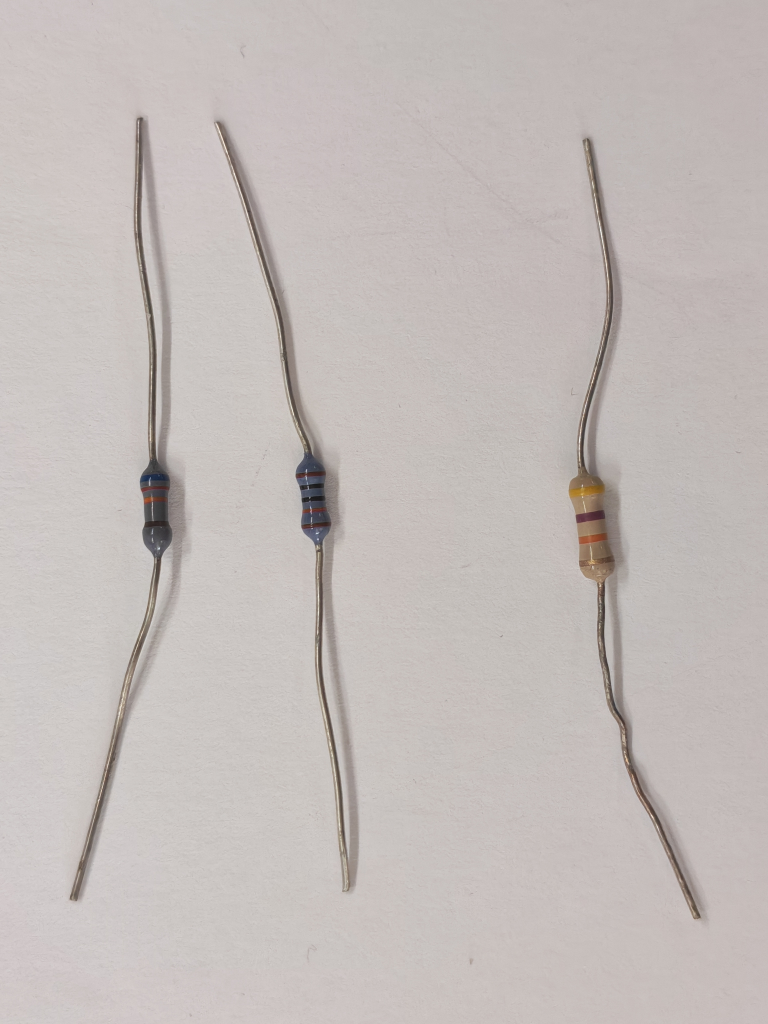
#> input picture Resistor Dataset/IMG_20261021_165521_edit_481341686314714.jpg, 3072 x 4096 px (shown at 1/4 size); its folder holds only this picture in this run
$ python processing.py
#> lines starting #> are read from the running program, lines starting #| are printed output that depends on the picture; after the words box and inside, x2 and y2 are one past the last pixel; in counts of white or black regions, pixels touching at a corner belong together
"""
Machine Vision (UFMFRR-15-M) - Group Portfolio Project
Part 1: Classical Image Processing Front-End for YOLO

Primary Contributor: Jakub Wrzyszcz
"""

import os
import glob
import cv2
import numpy as np
import matplotlib.pyplot as plt


# ==============================================================================
# CONFIGURATION TOGGLE
# ==============================================================================
# False -> saves unenhanced crops to output/resistor_crops_raw/ (annotate these + baseline run)
# True  -> saves CLAHE/sharpened crops to output/resistor_crops_enhanced/ (enhanced ablation run)
ENHANCE_ON = False


def list_images(folder):
    """Returns a sorted list of all JPG/JPEG/PNG image paths in a folder."""
    exts = ("*.jpg", "*.jpeg", "*.png", "*.JPG", "*.JPEG", "*.PNG")
    paths = []
    for ext in exts:
        paths.extend(glob.glob(os.path.join(folder, ext)))
    return sorted(set(paths))


def clear_folder(folder):
    """Creates a folder if needed and clears existing image files inside it."""
    os.makedirs(folder, exist_ok=True)
    for old in list_images(folder):
        try:
            os.remove(old)
        except OSError:
            pass


def load_image(img_path, max_dim=1280):
    """Loads a BGR image (OpenCV & Ultralytics YOLO native format) and optionally caps max dimension."""
    bgr = cv2.imread(img_path)
    if bgr is None:
        raise FileNotFoundError(f"Could not load image: {img_path}")
    if max_dim is not None:
        h, w = bgr.shape[:2]
        if max(h, w) > max_dim:
            scale = float(max_dim) / float(max(h, w))
            bgr = cv2.resize(bgr, (int(w * scale), int(h * scale)), interpolation=cv2.INTER_AREA)
    return bgr


# ==============================================================================
# STAGE 1: SHARED PREPROCESSING (APPLES & RESISTORS)
# ==============================================================================

def preprocess_image(bgr_img, mode="apple"):
    """
    Normalizes lighting via LAB L-channel CLAHE and suppresses noise without shifting Hue.
    Returns a BGR image of the exact same dimensions, ready directly for YOLO.
    """
    clahe_clip = 2.5 if mode == "apple" else 2.0

    # 1. Equalize luminance (L) only so apple and resistor band colours stay accurate
    lab = cv2.cvtColor(bgr_img, cv2.COLOR_BGR2LAB)
    l_chan, a_chan, b_chan = cv2.split(lab)
    l_eq = cv2.createCLAHE(clipLimit=clahe_clip, tileGridSize=(8, 8)).apply(l_chan)
    eq_bgr = cv2.cvtColor(cv2.merge([l_eq, a_chan, b_chan]), cv2.COLOR_LAB2BGR)

    # 2. Light 3x3 median + Gaussian filtering removes specular/sensor noise without blurring bands
    denoised = cv2.medianBlur(eq_bgr, 3)
    clean_bgr = cv2.GaussianBlur(denoised, (3, 3), 0.8)
    return clean_bgr


# ==============================================================================
# STAGE 2: RESISTOR BODY ISOLATION, ALIGNMENT & BAND-CONTRAST ENHANCEMENT
# ==============================================================================

# [21 lines left out: function enhance_resistor_crop, not called in this run]


def extract_resistor_bodies(bgr_img, enhance=ENHANCE_ON, raw_bgr=None):
    """
    Isolates each resistor's ceramic body, removes wire leads via Morphological Opening,
    rotates each body horizontally, and optionally enhances band contrast for YOLO.
    If enhance=False and raw_bgr is provided, crops are sliced from raw_bgr using the
    exact same mask/angle so pixel coordinates remain identical across both runs.
    """
    h_img, w_img = bgr_img.shape[:2]
    lab = cv2.cvtColor(bgr_img, cv2.COLOR_BGR2LAB)
    l_f, a_f, b_f = [c.astype(np.float32) for c in cv2.split(lab)]

    # 1. Estimate smooth local background with a wide effective window (~250px)
    #    so close-up resistor bodies are never absorbed into the median background
    small = cv2.resize(lab, (max(32, w_img // 8), max(32, h_img // 8)), interpolation=cv2.INTER_AREA)
    bg_lab = cv2.resize(cv2.medianBlur(small, 31), (w_img, h_img), interpolation=cv2.INTER_LINEAR).astype(np.float32)

    # 2. Separate ceramic bodies from paper, soft wire shadows, and silver leads
    dL = np.maximum(bg_lab[:, :, 0] - l_f, 0.0)
    dC = np.sqrt((a_f - bg_lab[:, :, 1]) ** 2 + (b_f - bg_lab[:, :, 2]) ** 2)

    # Dark bodies (dL >= 60), vivid bodies (dC >= 14), or medium tan/olive bodies on warm desks
    raw_bin = (((dL >= 60.0) | (dC >= 14.0) | ((dL >= 35.0) & (dC >= 7.0))).astype(np.uint8)) * 255
    raw_bin = cv2.morphologyEx(raw_bin, cv2.MORPH_CLOSE, cv2.getStructuringElement(cv2.MORPH_ELLIPSE, (5, 5)))

    # 3. Amputate thin wire leads first, then bridge any narrow ceramic waist
    raw_cnts, _ = cv2.findContours(raw_bin, cv2.RETR_EXTERNAL, cv2.CHAIN_APPROX_SIMPLE)
    body_mask = np.zeros_like(raw_bin)
    candidates = []

    for c in raw_cnts:
        if cv2.contourArea(c) < 350:
            continue
        comp = np.zeros_like(raw_bin)
        cv2.drawContours(comp, [c], -1, 255, thickness=cv2.FILLED)

        max_d = float(cv2.distanceTransform(comp, cv2.DIST_L2, 5).max())
        if max_d < 7.0:
            continue

        # Scale both lead-amputation opening and waist-bridging closing to this resistor's zoom level
        r_open = max(5, int(0.55 * max_d))
        k_open = cv2.getStructuringElement(cv2.MORPH_ELLIPSE, (2 * r_open + 1, 2 * r_open + 1))
        k_bridge_sz = max(11, int(1.1 * max_d)) | 1
        k_bridge = cv2.getStructuringElement(cv2.MORPH_ELLIPSE, (k_bridge_sz, k_bridge_sz))

        body = cv2.morphologyEx(cv2.morphologyEx(comp, cv2.MORPH_OPEN, k_open), cv2.MORPH_CLOSE, k_bridge)

        for bc in cv2.findContours(body, cv2.RETR_EXTERNAL, cv2.CHAIN_APPROX_SIMPLE)[0]:
            if cv2.contourArea(bc) < 300:
                continue

            rect = cv2.minAreaRect(bc)
            box = cv2.boxPoints(rect)
            e1, e2 = box[1] - box[0], box[2] - box[1]
            l1, l2 = float(np.linalg.norm(e1)), float(np.linalg.norm(e2))
            body_len, body_thick = max(l1, l2), min(l1, l2)
            aspect = body_len / (body_thick + 1e-6)

            if body_len < 30 or body_thick < 14 or not (1.4 <= aspect <= 4.5):
                continue

            long_vec = e1 if l1 >= l2 else e2
            candidates.append((bc, rect, body_len, body_thick, long_vec))

    if not candidates:
        return [], [], body_mask

    # 4. Reject disconnected thin wire stubs (< 50% of the thickest ceramic body in the frame)
    max_thick = max(item[3] for item in candidates)
    src_for_crop = raw_bgr if (not enhance and raw_bgr is not None) else bgr_img
    crops, bboxes = [], []

    for bc, rect, body_len, body_thick, long_vec in candidates:
        if body_thick < 0.50 * max_thick:
            continue

        angle = float(np.degrees(np.arctan2(long_vec[1], long_vec[0])))
        angle = angle - 180.0 if angle > 90.0 else (angle + 180.0 if angle < -90.0 else angle)

        cx, cy = rect[0]
        M_rot = cv2.getRotationMatrix2D((cx, cy), angle, 1.0)
        rot_bgr = cv2.warpAffine(src_for_crop, M_rot, (w_img, h_img), borderMode=cv2.BORDER_REPLICATE)

        x1, x2 = int(max(0, cx - body_len * 0.58)), int(min(w_img, cx + body_len * 0.58))
        y1, y2 = int(max(0, cy - body_thick * 0.75)), int(min(h_img, cy + body_thick * 0.75))
        crop = rot_bgr[y1:y2, x1:x2]
        if crop.shape[0] >= 12 and crop.shape[1] >= 24:
            if enhance:
                crop = enhance_resistor_crop(crop)
            crops.append(crop)
            bboxes.append(list(cv2.boundingRect(bc)))
            cv2.drawContours(body_mask, [bc], -1, 255, thickness=cv2.FILLED)

    return crops, bboxes, body_mask


# ==============================================================================
# STAGE 3: UNIFIED YOLO OUTPUT COUNTER (APPLES & RESISTOR BANDS)
# ==============================================================================

# [21 lines left out: function count_yolo_detections, not called in this run]


# ==============================================================================
# BATCH DATASET PROCESSING & DIAGNOSTIC VISUALISATION
# ==============================================================================

def save_resistor_debug_figure(clean_bgr, mask, bboxes, out_path):
    """Saves a 3-panel resistor overview (Stage 1 | Ceramic Mask | Isolated Detections)."""
    clean_rgb = cv2.cvtColor(clean_bgr, cv2.COLOR_BGR2RGB)
    fig, axes = plt.subplots(1, 3, figsize=(16, 5))
    axes[0].imshow(clean_rgb); axes[0].set_title("(a) Stage 1 Preprocessed"); axes[0].axis("off")
    axes[1].imshow(mask, cmap="gray"); axes[1].set_title("(b) Stage 2 Ceramic Mask"); axes[1].axis("off")
    axes[2].imshow(clean_rgb); axes[2].set_title(f"(c) {len(bboxes)} Resistors Isolated for YOLO"); axes[2].axis("off")

    for i, (x, y, w, h) in enumerate(bboxes):
        axes[2].add_patch(plt.Rectangle((x, y), w, h, fill=False, edgecolor="cyan", linewidth=2))
        axes[2].text(
            x, max(12, y - 5), f"R{i}", color="yellow", fontweight="bold",
            bbox=dict(facecolor="black", alpha=0.6, pad=1.5),
        )

    plt.tight_layout()
    plt.savefig(out_path, dpi=180, bbox_inches="tight")
    plt.close(fig)


def batch_process_apples(src_dir="minneapple-1-1/train", dst_dir="output/processed_apples"):
    """Preprocesses all orchard images at original resolution (keeps YOLO labels aligned)."""
    clear_folder(dst_dir)
    img_paths = list_images(src_dir)
    for path in img_paths:
        raw = load_image(path, max_dim=None)
        clean = preprocess_image(raw, mode="apple")
        cv2.imwrite(os.path.join(dst_dir, os.path.basename(path)), clean)
    print(f"[Apples]    Saved {len(img_paths)} preprocessed images -> {dst_dir}/")
    return len(img_paths)


def batch_process_resistors(
    src_dir="Resistor Dataset",
    processed_dir="output/processed_resistors",
    crops_dir=None,
    debug_dir="output/debug_resistors",
    enhance=ENHANCE_ON,
    save_debug=True,
):
    """
    Preprocesses all multi-resistor photos, saves full processed images, extracts every
    resistor body crop (raw or enhanced depending on ENHANCE_ON), and optionally saves debug figures.
    """
    if crops_dir is None:
        crops_dir = "output/resistor_crops_enhanced" if enhance else "output/resistor_crops_raw"

    clear_folder(processed_dir)
    clear_folder(crops_dir)
    if save_debug:
        clear_folder(debug_dir)

    img_paths = list_images(src_dir)
    total_crops = 0

    for path in img_paths:
        fname = os.path.basename(path)
        stem = os.path.splitext(fname)[0]

        raw = load_image(path, max_dim=1280)
#> in load_image, bgr is the input picture: shape (4096, 3072, 3); mean B, G, R 185.5, 188.1, 195.2
        clean = preprocess_image(raw, mode="resistor")
#> in preprocess_image, `lab = cv2.cvtColor(bgr_img, cv2.COLOR_BGR2LAB)`: lab: shape (1280, 960, 3); mean of channels 0, 1, 2 195.8, 129.9, 130.3
        cv2.imwrite(os.path.join(processed_dir, fname), clean)

        crops, bboxes, mask = extract_resistor_bodies(clean, enhance=enhance, raw_bgr=raw)
#> in extract_resistor_bodies, `lab = cv2.cvtColor(bgr_img, cv2.COLOR_BGR2LAB)`: lab: shape (1280, 960, 3); mean of channels 0, 1, 2 193.6, 129.8, 130.3
#> in extract_resistor_bodies, `small = cv2.resize(lab, (max(32, w_img // 8), max(32, h_img // 8)), in..`: small: shape (160, 120, 3); mean of channels 0, 1, 2 193.6, 129.8, 130.3
#> in extract_resistor_bodies, `bg_lab = cv2.resize(cv2.medianBlur(small, 31), (w_img, h_img), interpo..`: bg_lab: shape (1280, 960, 3) float32; mean of channels 0, 1, 2 197.8, 128.5, 128.5
#> in extract_resistor_bodies, `raw_bin = (((dL >= 60.0) | (dC >= 14.0) | ((dL >= 35.0) & (dC >= 7.0))..`:
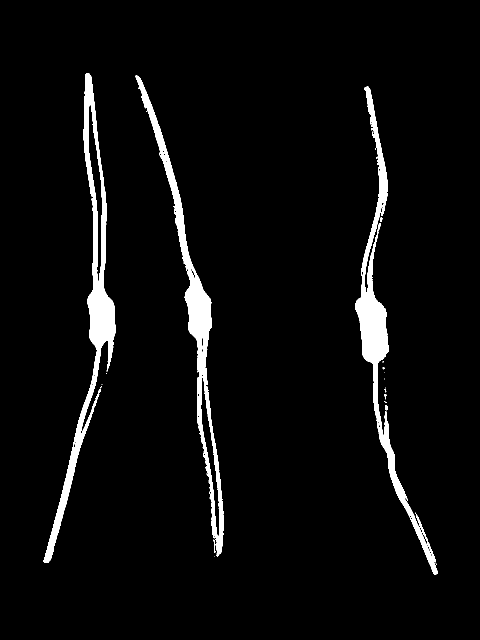
#> raw_bin: shape (1280, 960) (shown at 1/2 size); 4.3% white; 30 white regions (23 under 20 px), largest, box (x1, y1, x2, y2) and area: (87, 146, 232, 1126) 18537, (711, 173, 876, 1149) 17543, (270, 151, 447, 1114) 16616
#> in extract_resistor_bodies, `raw_bin = cv2.morphologyEx(raw_bin, cv2.MORPH_CLOSE, cv2.getStructurin..`:
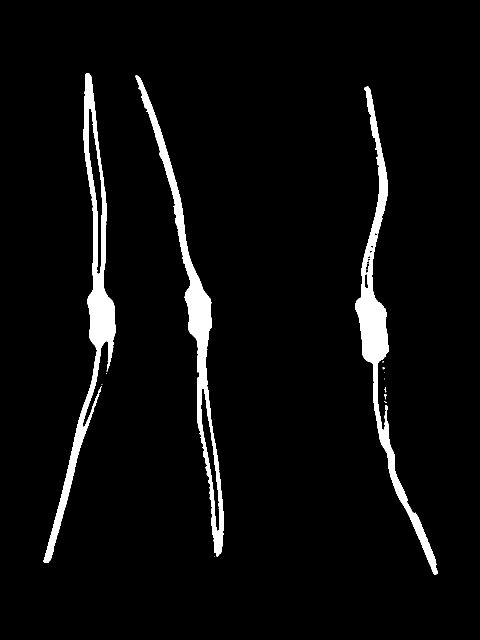
#> raw_bin: shape (1280, 960) (shown at 1/2 size); 4.5% white; 13 white regions (8 under 20 px)
#> in extract_resistor_bodies, `raw_cnts, _ = cv2.findContours(raw_bin, cv2.RETR_EXTERNAL, cv2.CHAIN_A..`: raw_cnts = 13 contours, 10 with area under 20; largest, box (x1, y1, x2, y2) and area: (87, 146, 232, 1126) 21118, (270, 151, 447, 1114) 19246, (711, 173, 876, 1149) 17866
#> the loop in extract_resistor_bodies, `for c in raw_cnts:` made 13 passes
#> c on passes 1, 5, 6, 7, 8, 10: [[429, 1113]], [[203, 768], [204, 768]], [[768, 757], [768, 758]], [[212, 746], [212, 747], [213, 747], [213, 746]], [[768, 744]], [[765, 723], [765, 724], [766, 724], [767, 723]]
#> (max_d, r_open, k_bridge_sz) on passes 11 to 13: (27.59, 15, 31), (23.98, 13, 27), (26, 14, 29)
#> after the loop in extract_resistor_bodies, `for c in raw_cnts:`:
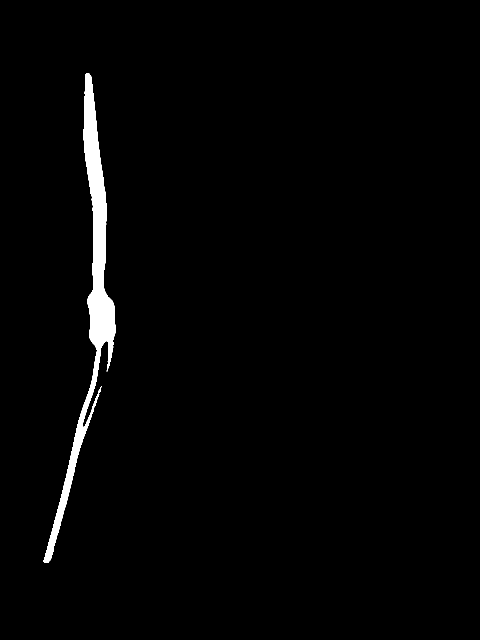
#> comp: shape (1280, 960) (shown at 1/2 size); 1.8% white; 1 white region, box (x1, y1, x2, y2) and area: (87, 146, 232, 1126) 22251
#> after the loop in extract_resistor_bodies, `for c in raw_cnts:`: candidates = 5 items
#> in extract_resistor_bodies, `max_thick = max(item[3] for item in candidates)`: max_thick = 59.49
#> the loop in extract_resistor_bodies, `for bc, rect, body_len, body_thick, long_vec in candidates:` made 5 passes
#> (rect, body_len, body_thick, long_vec, angle, cx, cy, M_rot) on passes 1, 3, 4, 5: (((746.5, 655.3), (59.49, 140.4), -8.31), 140.4, 59.49, [-20.29, -138.9], 81.69, 746.5, 655.3, [[0.145, 0.989, -9.78], [-0.989, 0.145, 1299.2]]), (((398, 623.9), (50.43, 118.6), -5.81), 118.6, 50.43, [-12, -118], 84.19, 398, 623.9, [[0.101, 0.995, -263], [-0.995, 0.101, 956.7]]), (((203, 632.7), (53.65, 115.8), -2.73), 115.8, 53.65, [-5.51, -115.7], 87.27, 203, 632.7, [[0.0476, 0.999, -438.6], [-0.999, 0.0476, 805.4]]), (((187.4, 330.1), (30.31, 134.7), -7.83), 134.7, 30.31, [-18.34, -133.4], 82.17, 187.4, 330.1, [[0.136, 0.991, -165.1], [-0.991, 0.136, 470.8]])
#> (rect, body_len, body_thick, long_vec) on pass 2: (((408.2, 837.1), (28.16, 62.06), -6.34), 62.06, 28.16, [-6.85, -61.68])
#> pass 1, in extract_resistor_bodies, `rot_bgr = cv2.warpAffine(src_for_crop, M_rot, (w_img, h_img), borderMo..`:
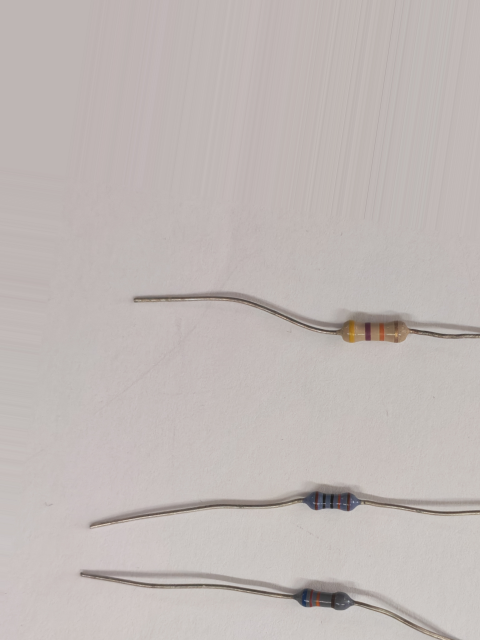
#> rot_bgr: shape (1280, 960, 3) (shown at 1/2 size); mean B, G, R 182, 184.5, 192.1
#> pass 1, in extract_resistor_bodies, `crop = rot_bgr[y1:y2, x1:x2]`:
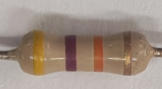
#> crop: shape (89, 162, 3); mean B, G, R 133, 144.4, 160
#> after the loop in extract_resistor_bodies, `for bc, rect, body_len, body_thick, long_vec in candidates:`: body_mask: shape (1280, 960); 1.6% white; 4 white regions, box (x1, y1, x2, y2) and area: (711, 586, 777, 727) 6667, (175, 575, 232, 692) 5112, (370, 565, 424, 684) 4663, (167, 263, 210, 398) 3782
#> after the loop in extract_resistor_bodies, `for bc, rect, body_len, body_thick, long_vec in candidates:`:
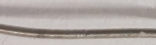
#> crop: shape (45, 156, 3); mean B, G, R 162.8, 166.6, 174.7
#> after the loop in extract_resistor_bodies, `for bc, rect, body_len, body_thick, long_vec in candidates:`: bboxes = [[711, 586, 66, 141], [370, 565, 54, 119], [175, 575, 57, 117], [167, 263, 43, 135]]; crops = 4 items
#> crops = 4 items
        for i, crop in enumerate(crops):
            cv2.imwrite(os.path.join(crops_dir, f"{stem}_r{i:02d}.png"), crop)
            total_crops += 1
#> this loop made 4 passes
#> after the loop, total_crops = 4

        if save_debug:
            save_resistor_debug_figure(clean, mask, bboxes, os.path.join(debug_dir, f"debug_{stem}.png"))
#> the loop in save_resistor_debug_figure, `for i, (x, y, w, h) in enumerate(bboxes):` made 4 passes
#> in save_resistor_debug_figure, `plt.savefig(out_path, dpi=180, bbox_inches="tight")`:
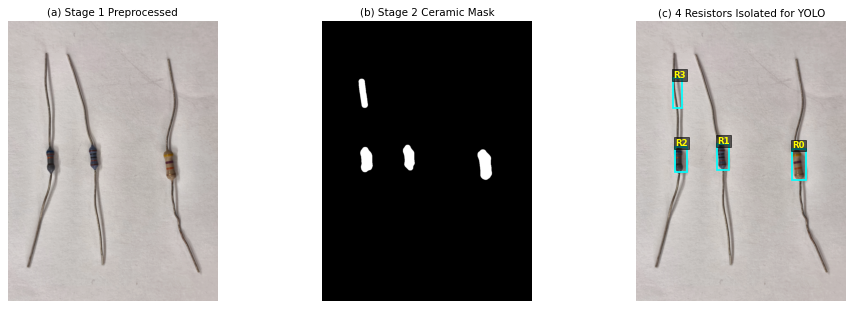
#> figure drawn by matplotlib, 3 panels

    mode_label = "enhanced" if enhance else "raw"
    print(f"[Resistors] Saved {len(img_paths)} preprocessed images -> {processed_dir}/")
    print(f"[Resistors] Exported {total_crops} {mode_label} horizontal crops -> {crops_dir}/")
#| [Resistors] Exported 4 raw horizontal crops -> output/resistor_crops_raw/
    if save_debug:
        print(f"[Resistors] Saved {len(img_paths)} debug overlays -> {debug_dir}/")
    return len(img_paths), total_crops


if __name__ == "__main__":
    batch_process_apples(
        src_dir="minneapple-1-1/train",
        dst_dir="output/processed_apples",
    )
    batch_process_resistors(
        src_dir="Resistor Dataset",
        processed_dir="output/processed_resistors",
        debug_dir="output/debug_resistors",
        enhance=ENHANCE_ON,
        save_debug=True,
    )
